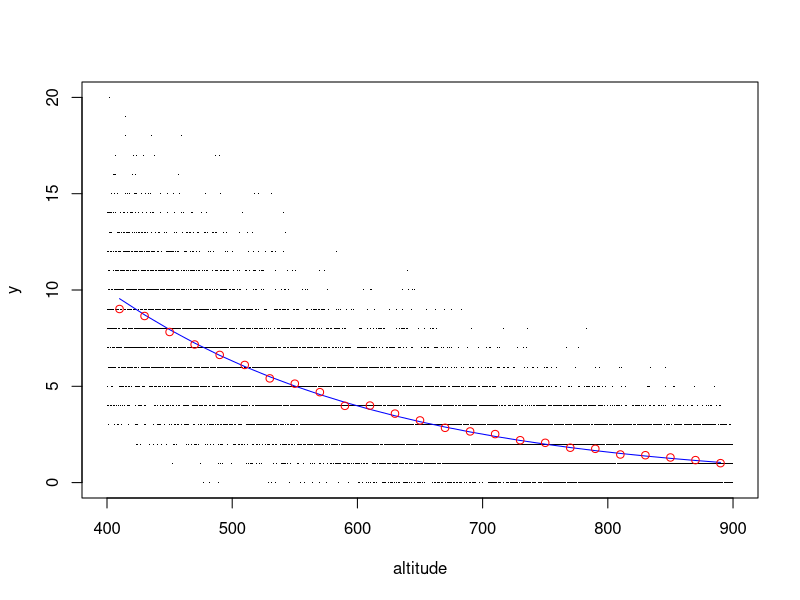
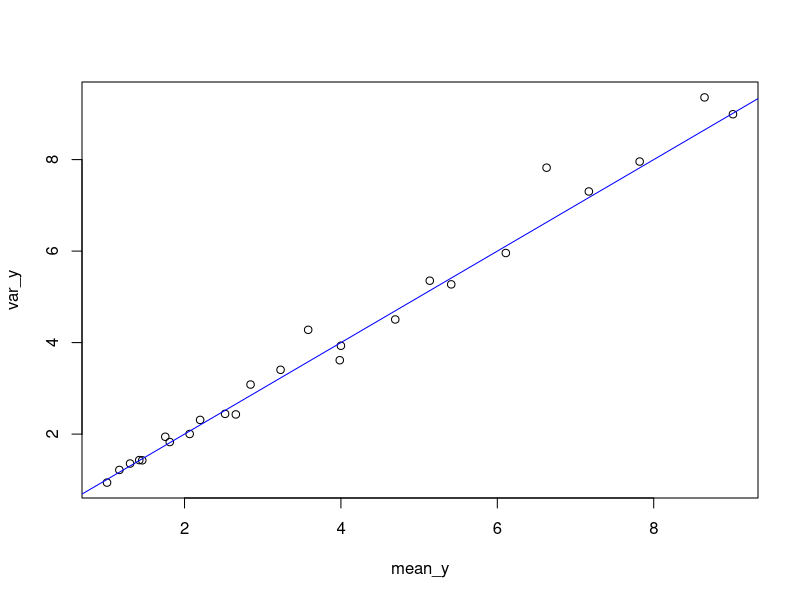
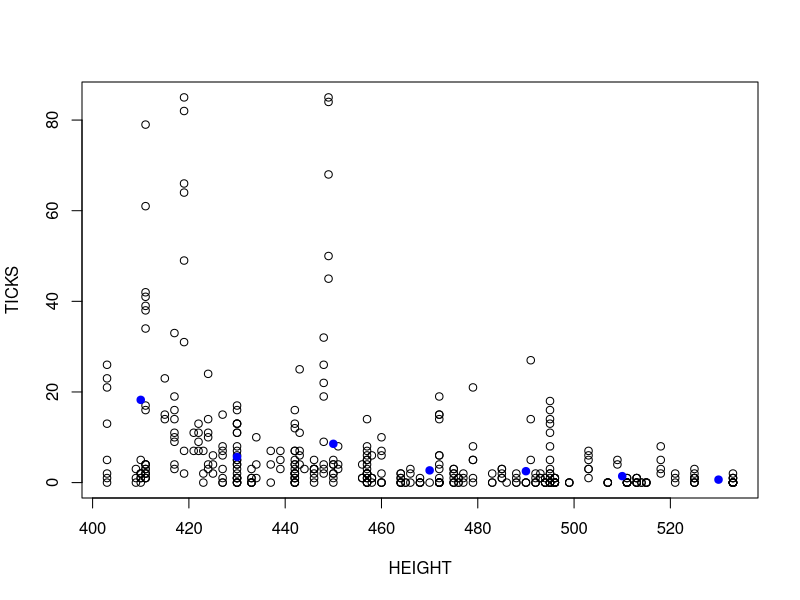
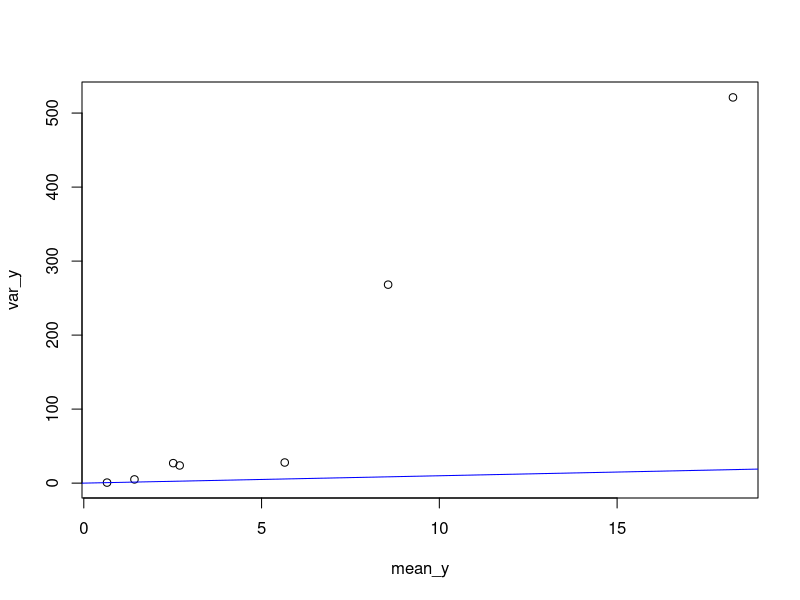

Here is the R script that generated these plots, in order:
## ---- chunk 1
knitr::opts_chunk$set(echo = TRUE)
## ---- chunk 2
set.seed(11)
rpois(n = 10, lambda = 5)
## ---- chunk 3
rpois(n = 10, lambda = 0:9)
## ---- chunk 4
n = 10000
altitude = runif(n, 400, 900)
beta_1 = (log(1) - log(10))/500
beta_0 = log(10) - 400*beta_1
log.lambda = beta_0 + beta_1*altitude
lambda = exp(log.lambda) # = exp(beta_0)*exp(beta_1 * altitude)
y = rpois(n, lambda)
## ---- chunk 5
plot(y ~ altitude, pch=".")

# Adding a blue line for the expectation
alt = seq(410, 890, 20)
lines(alt, exp(beta_0 + beta_1*alt), col="blue")

# Plotting means of the simulated values grouped in 20 m bins (red circles)
mean_y = rep(NA, length(alt))
var_y = rep(NA, length(alt))
for(i in 1:length(alt)){
  mean_y[i] = mean(y[altitude > alt[i]-10 & altitude < alt[i]+10]) 
  var_y[i] = var(y[altitude > alt[i]-10 & altitude < alt[i]+10]) # For later use
}
points(alt, mean_y, col="red")
## ---- chunk 6
plot(mean_y, var_y)
abline(0,1, col="blue")
## ---- chunk 7
fit = glm(y ~ altitude, family = poisson(link = "log"))
summary(fit)
confint(fit)
beta_0
beta_1
## ---- chunk 8
# From the data
mean(y)
var(y)

# From a fitted model
fit_0 = glm(y ~ 1, family = poisson(link = "log"))
exp(coef(fit_0))
var(residuals(fit_0, type = "response")) # There are many types of residuals in GLMs; type = "response" is what we have used before 
## ---- chunk 9
se = sd(y)/sqrt(n)
## ---- chunk 10
mean(y) + c(-1.96, 1.96)*se
## ---- chunk 11
exp(confint(fit_0))
## ---- chunk 12
summary(fit_0)
## ---- chunk 13
library(lme4)
data(grouseticks)
?grouseticks
## ---- chunk 14
summary(grouseticks)
## ---- chunk 15
grouseticks$cALTITUDE = grouseticks$HEIGHT - mean(grouseticks$HEIGHT)
## ---- chunk 16
plot(TICKS ~ HEIGHT, data = grouseticks)

alt = seq(410, 530, 20)
mean_y = rep(NA, length(alt))
var_y = rep(NA, length(alt))
for(i in 1:length(alt)){
  sub = grouseticks$HEIGHT > alt[i]-10 & grouseticks$HEIGHT< alt[i]+10
  mean_y[i] = mean(grouseticks$TICKS[sub]) 
  var_y[i] = var(grouseticks$TICKS[sub]) 
}
points(alt, mean_y, col="blue", pch=19)
## ---- chunk 17
plot(mean_y, var_y)
abline(0,1, col="blue")
## ---- chunk 18
fit_yr_alt_int = glm(TICKS ~ YEAR*cALTITUDE, data = grouseticks, family = poisson)
summary(fit_yr_alt_int)
## ---- chunk 19
fit_yr_alt_int_quasi = glm(TICKS ~ YEAR*cALTITUDE, data = grouseticks, family = quasipoisson)
summary(fit_yr_alt_int_quasi)
